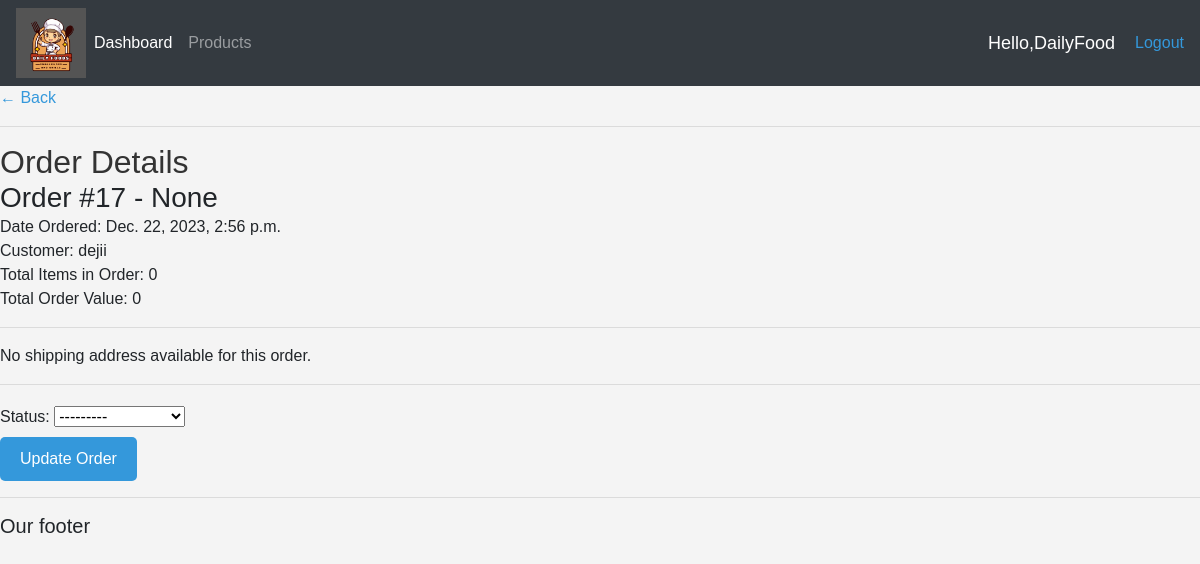
Screenshot of /update_order/17/ (signed in) with the database file from the repository.
### smallchop/models.py (models this page shows, shortened)
class Order(models.Model):
    STATUS = (
        ('Processing', 'Processing'),
        ('Out_for_delivery', 'Out for delivery'),
        ('Delivered', 'Delivered'),
    )
    customer = models.ForeignKey(Customer, null=True, on_delete=models.SET_NULL)
    product = models.ForeignKey(Product, null=True, on_delete=models.SET_NULL)
    shippingaddress = models.ForeignKey(ShippingAddress, null=True, on_delete=models.SET_NULL)
    date_ordered = models.DateTimeField(auto_now_add=True)
    complete = models.BooleanField(default=False, null=True, blank=False)
    transaction_id = models.CharField(max_length=200, null=True)
    status = models.CharField(max_length=200, null=True, choices=STATUS)
    @property
    def get_cart_total(self):
        orderitems = self.orderitem_set.all()
        total = sum([item.get_total for item in orderitems])
        return total
    @property
    def get_cart_items(self):
        orderitems = self.orderitem_set.all()
        total = sum([item.quantity for item in orderitems])
        return total

class Customer(models.Model):
    user = models.OneToOneField(User, null=True, blank=True, on_delete=models.CASCADE, related_name="customer")
    name = models.CharField(max_length=200, null=True)
    phone = models.CharField(max_length=200, null=True)
    email = models.CharField(max_length=200, null=True, blank=True)
    address = models.CharField(max_length=200, null=True)
    profile_pic = models.ImageField(default="profile1.png",  upload_to="profile_pics/", null=True, blank=True)
    date_created =models.DateTimeField(auto_now_add=True, null=True)

### smallchop/decorators.py (the view)
        def wrapper_func(request, *args, **kwargs):
            group = None
            if request.user.groups.exists():
                group = request.user.groups.all()[0].name
            if group in allowed_roles:
              return view_func(request, *args, **kwargs)
            else:
                return HttpResponse('you are not allowed to view this page')

### smallchop/forms.py
class OrderForm(ModelForm):
    class Meta:
        model = Order
        fields = ['status']

### smallchop/views.py (called while the page is built)
@login_required(login_url='login')
@allowed_users(allowed_roles=['admin'])
def updateOrder(request, order_id):
    order = get_object_or_404(Order, id=order_id)
    formset = OrderForm( instance=order)
    if request.method =='POST':
        formset = OrderForm(request.POST, instance=order)
        if formset.is_valid():
            formset.save()
            return redirect('update_order', order_id=order_id)
    context = {'formset': formset, 'order':order, }
    return render(request, 'admin/order_form.html', context)

### templates/admin/order_form.html (shortened to what this page needs)
{% extends 'admin/base.html' %}
{% block content %}
<a href="{% url 'home' %}">&#8592; Back</a>
<hr>
<h2>Order Details</h2>
<h3>Order #{{ order.id }} - {{ order.status }}</h3>
<p>Date Ordered: {{ order.date_ordered }}</p>
<p>Customer: {{ order.customer.name }}</p>
<p>Total Items in Order: {{ order.get_cart_items }}</p>
<p>Total Order Value: {{ order.get_cart_total }}</p>
<hr>
{% if order.shippingaddress %}
  <h4>Delivery Address</h4>
  <p>location: {{ order.shippingaddress.delivery }}</p>
  <p>Address: {{ order.shippingaddress.address }}</p>
  <p>Phone 1: {{ order.shippingaddress.phone1 }}</p>
  <p>Phone 2: {{ order.shippingaddress.phone2 }}</p>
{% else %}
  <p>No shipping address available for this order.</p>
{% endif %}
<hr>
  <form method="post">
    {{ formset.as_p }}
    <button type="submit">Update Order</button>
  </form>
{% endblock %}

### templates/admin/Navbar.html (shortened to what this page needs)
{% load static %}
<nav class="navbar navbar-expand-lg navbar-dark bg-dark">
    <Img src="{% static 'images/logo/Logo2.png' %}" height="70px" width="70px">
    <div class="collapse navbar-collapse" id="navbarNavAltMarkup">
      <ul class="navbar-nav">
        <li class="navbar-nav">
        <a class="nav-link active" href="{% url 'home' %}">Dashboard</a>
        </li>
        <li class="navbar-nav">
        <a class="nav-link" href="{% url 'product_list' %}">Products</a>
        </li>
      </ul>
    </div>
    <span class="hello-msg">Hello,{{request.user}}</span>
    <span><a href="{% url 'logout' %}">Logout</a></span>
</nav>

### static/css/real.css (style rules this page uses)
body { background-color: #ebeff5; }

### static/css/admin.css (style rules this page uses)
body, h1, h2, p, ul, li { margin: 0; padding: 0; }
body { font-family: Arial, sans-serif; background-color: #f4f4f4; }
h2 { color: #333; }
form { margin-top: 20px; }
button { background-color: #3498db; color: #fff; padding: 10px 20px; border: none; border-radius: 5px; cursor: pointer; margin-right: 10px; }
a { text-decoration: none; color: #3498db; }
body, h1, h2, h3, p, ul, li { margin: 0; padding: 0; }
ul { list-style: none; }
li { margin-bottom: 10px; }

### templates/admin/Navbar.html (style rules this page uses)
.hello-msg { font-size: 18px; color: #fff; margin-right: 20px; }

### rows the page displays
Order: id "17", status "None", date_ordered "Dec. 22, 2023, 2:56 p.m.", customer.name "dejii", get_cart_items "0", get_cart_total "0", status "---------"

### other values shown
{{ request.user }} "DailyFood"
